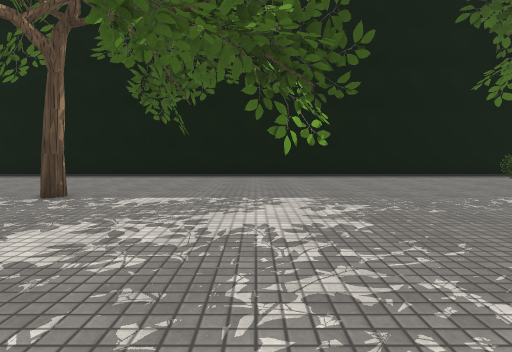
View 1 (above)

17 first-person views from a walk through a Unity game level. The camera is 1.2 m above the floor, tilts 4° down and sees 75° across. The floor is counted in squares, 2 m on a side. Each view is taken from the middle of a square. On the plan, view 1 faces up. The plan holds only what a view shows up to about 10 squares ahead; the rest is blank. The place goes on beyond the plan. The player is left out. Some animated figures are left out. Some surface patterns are stand-ins.

View 2
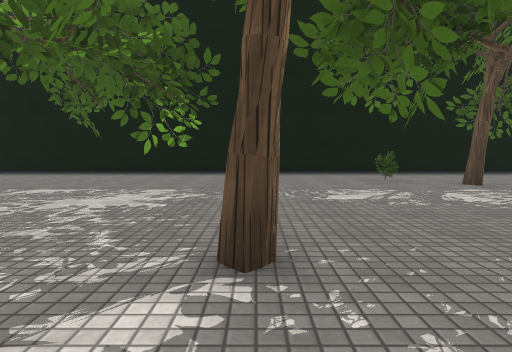

View 3
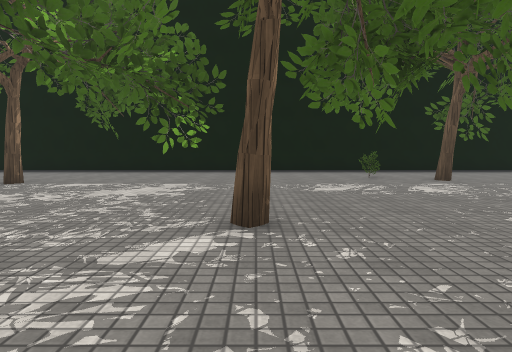

View 4
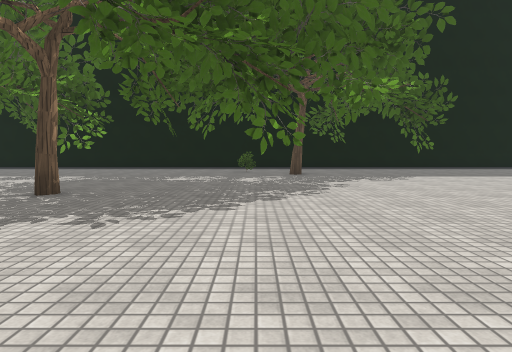

View 5
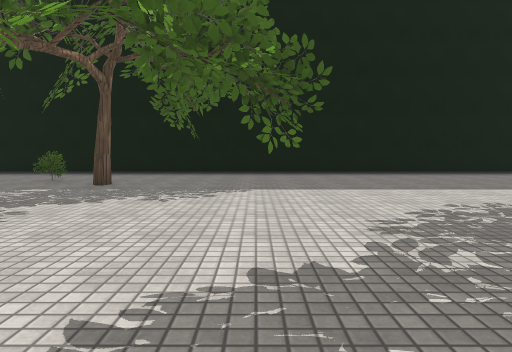

View 6
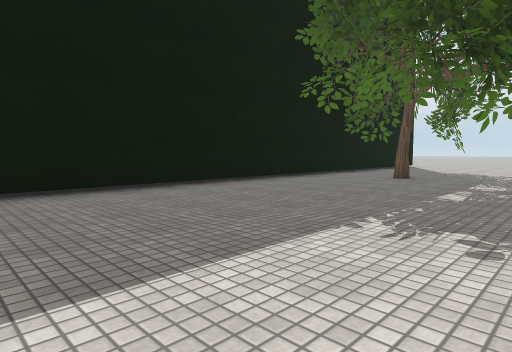

View 7
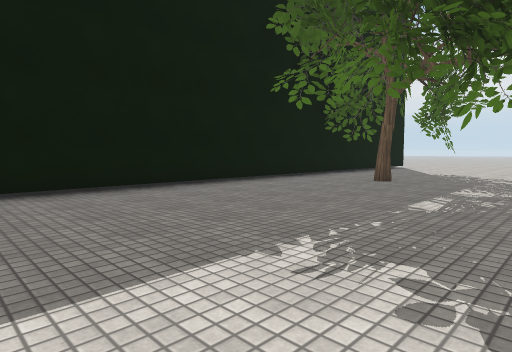

View 8
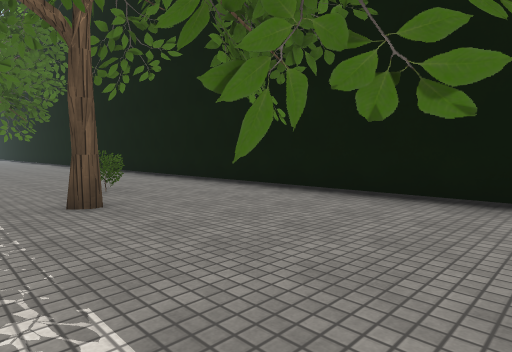

View 9
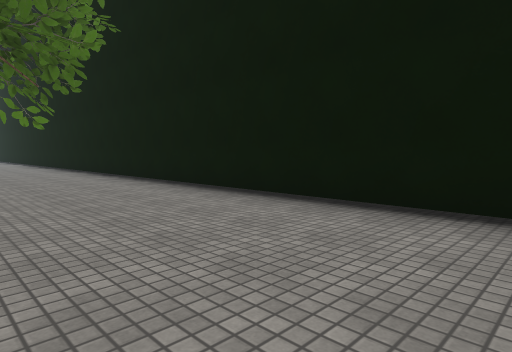

View 10
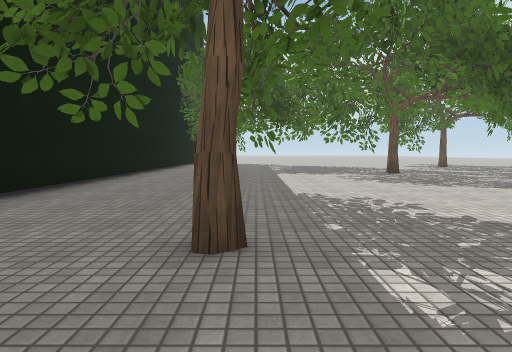

View 11
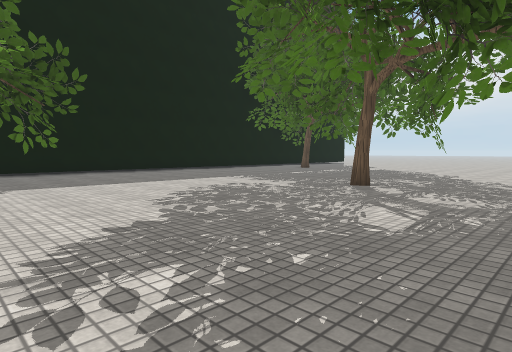

View 12
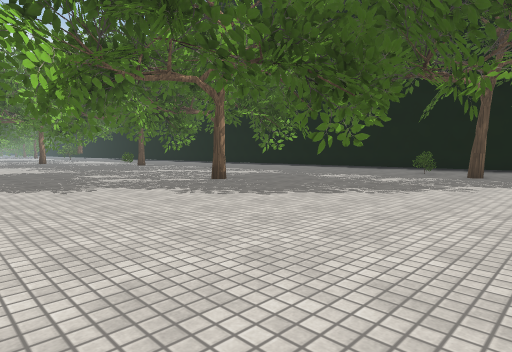

View 13
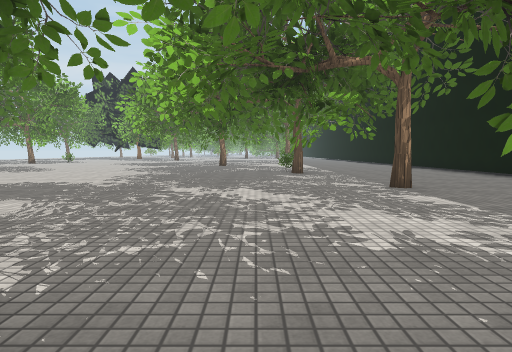

View 14
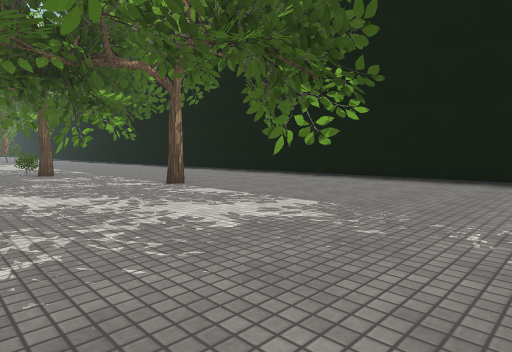

View 15
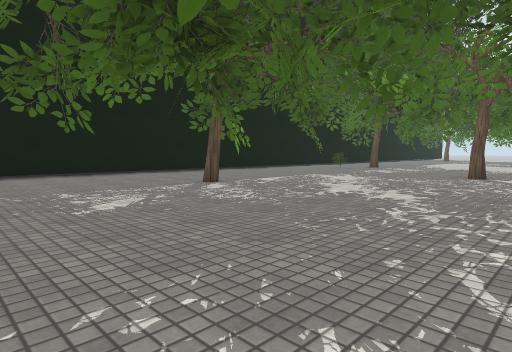

View 16
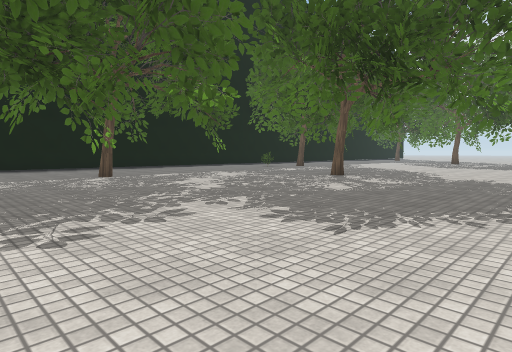

View 17
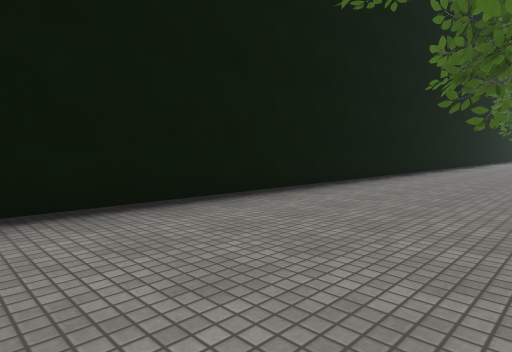

### Floor plan
Key: @ floor where view 1 was taken; # wall or solid block; . floor; T tree; H thing the floor can be seen under or through; O other object.
Columns run from 7 left of view 1 to 20 right of it. Each row starts with its distance up from view 1.
  9 ############################
  8 ...........................#
  7 ............... ...........
  6 .....  .....T...  ........#.
  5 .. ...   ....#..##..... ....
  4 .  .H..HH.  ............ ...
  3 O  HH.....  .......... ..
  2 .. ........  . ....... ...
  1 .........#. #........#..#..
  0 ...... @.......... .... ...
 -1 ....... ........... ......
 -2 .......  . ........ ..
 -3 .......    .....
 -4 ......     .....
 -5 ..

Positions as (right, up) in squares from view 1, and headings:
1: (0, 0), facing up
2: (2, -1), facing up
3: (2, -2), facing up
4: (5, -4), facing up
5: (9, -1), facing up
6: (11, 3), facing up-right
7: (12, 3), facing up-right
8: (10, 4), facing up-left
9: (4, 5), facing up-left
10: (4, 5), facing right
11: (8, -2), facing up-right
12: (8, -4), facing up-left
13: (3, 2), facing left
14: (3, 1), facing up-left
15: (-7, -1), facing up-right
16: (-6, -4), facing up-right
17: (-7, 5), facing up-right
